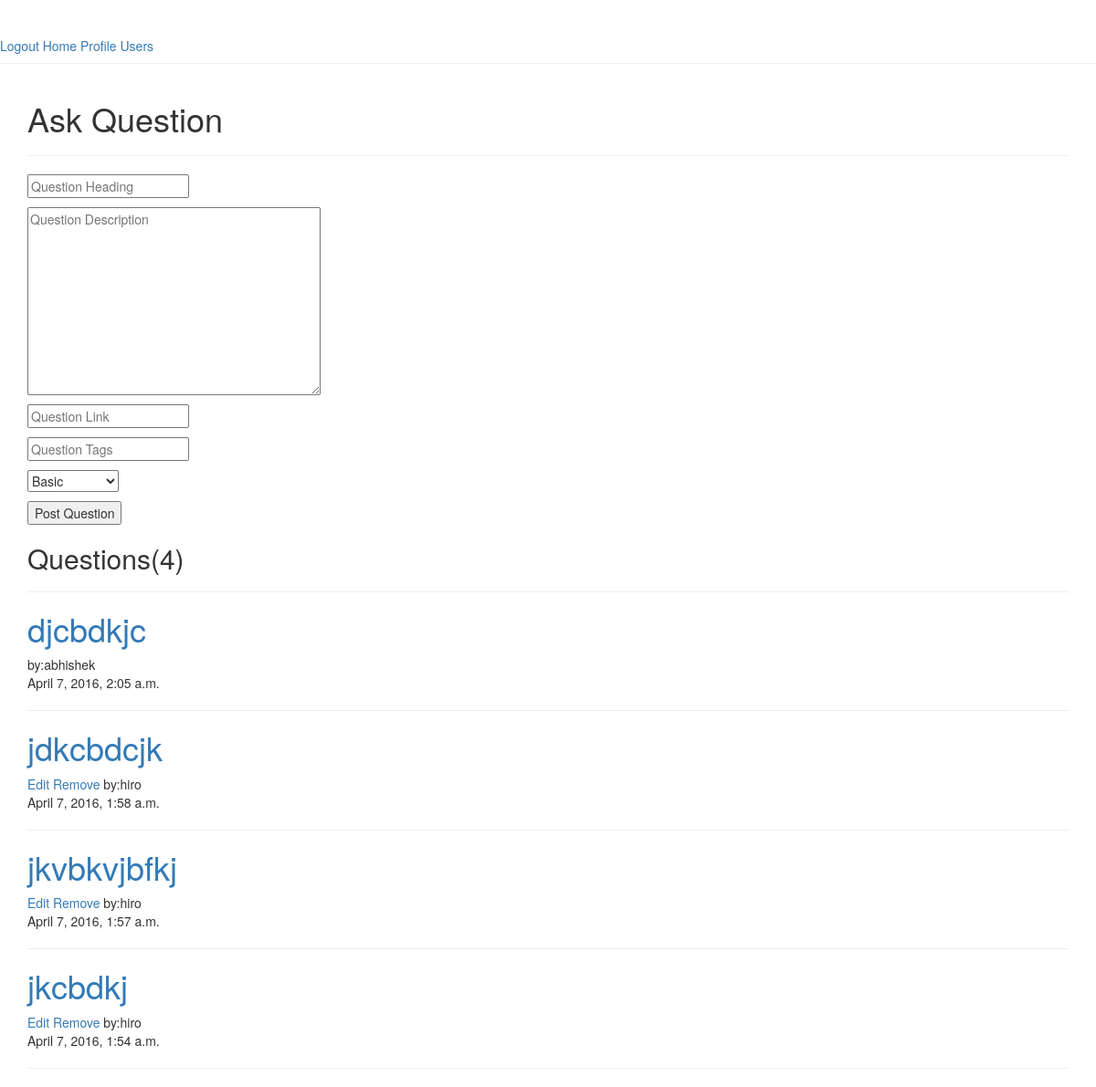
The page /codehub/question/ (signed in) on the database its author committed.
### app/models.py (models this page shows, shortened)
class CodehubQuestionModel(models.Model):
    user = models.ForeignKey(User)
    question_heading = models.CharField(max_length = 200)
    question_description = MarkdownField()
    question_link = models.CharField(max_length = 100,blank = True)
    question_tags = models.CharField(max_length = 200)
    question_type = models.CharField(max_length = 20)
    timeStamp = models.DateTimeField(auto_now_add = True)

### app/views.py (the view)
    def wrapper(request,*args,**kwargs):
        if not request.user.is_authenticated():
            return redirect('login_view')
        return func(request,*args,**kwargs)

### app/forms.py
class CodehubQuestionForm(forms.ModelForm):
    CHOICES = (('Basic','Basic'),('Intermediate','Intermediate'),('Advanced','Advanced'))
    question_heading = forms.CharField(label = '',widget = forms.TextInput(attrs = {'placeholder':'Question Heading'}),max_length = 200)
    question_description = forms.CharField(label = '',widget = forms.Textarea(attrs = {'placeholder':'Question Description'}),max_length = 500)
    question_link = forms.URLField(label = '',widget = forms.TextInput(attrs = {'placeholder':'Question Link'}),max_length = 100,required = False)
    question_tags = forms.CharField(label = '',widget = forms.TextInput(attrs = {'placeholder':'Question Tags'}),max_length = 200)
    question_type = forms.ChoiceField(label = '',choices = CHOICES)
    class Meta:
        model = CodehubQuestionModel
        fields = ['question_heading','question_description','question_link','question_tags','question_type']

### app/views.py (called while the page is built)
def loginRequired(func):
    def wrapper(request,*args,**kwargs):
        if not request.user.is_authenticated():
            return redirect('login_view')
        return func(request,*args,**kwargs)
    return wrapper

### app/templates/codehub/question/question.html (shortened to what this page needs)
{% extends 'base.html' %}
{% block content %}
<h1>Ask Question</h1>
<hr/>
<form method = "post">
  {{ form.as_p }}
  <input type="submit" name = 'post_question' value="Post Question"/>
</form>
<h2>Questions({{ questions.count }})</h2>
<hr/>
{% for question in questions %}
  <h1><a href="{% url 'codehub_question_details' question.id %}">{{ question.question_heading }}</a></h1>
  {% if question.user.username == user.username %}
    <a href = "{% url 'edit_codehub_question' question.id %}">Edit</a>
    <a href = "{% url 'remove_codehub_question' question.id %}">Remove</a>
  {% endif %}
  by:{{ question.user.username }}<br/>
  {{ question.timeStamp }}
  <hr/>
{% endfor %}
{% endblock %}

### rows shown on the page
CodehubQuestionModel: question_heading "djcbdkjc", user.username "abhishek", timeStamp "April 7, 2016, 2:05 a.m."
CodehubQuestionModel: question_heading "jdkcbdcjk", shows "Edit", user.username "hiro", timeStamp "April 7, 2016, 1:58 a.m."
CodehubQuestionModel: question_heading "jkvbkvjbfkj", shows "Edit", user.username "hiro", timeStamp "April 7, 2016, 1:57 a.m."
CodehubQuestionModel: question_heading "jkcbdkj", shows "Edit", user.username "hiro", timeStamp "April 7, 2016, 1:54 a.m."

### other values the page prints
{{ questions.count }} "4"
